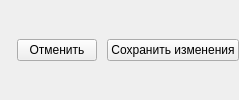
            <widget class="QWidget" name="settingsActions">
             <layout class="QHBoxLayout" name="settingsActionsLayout" stretch="1,0,0">
              <property name="leftMargin">
               <number>0</number>
              </property>
              <property name="topMargin">
               <number>0</number>
              </property>
              <property name="rightMargin">
               <number>0</number>
              </property>
              <property name="bottomMargin">
               <number>0</number>
              </property>
              <property name="spacing">
               <number>10</number>
              </property>
              <item>
               <widget class="QLabel" name="dirtyLabel">
                <property name="text">
                 <string />
                </property>
                <property name="muted" stdset="0">
                 <bool>true</bool>
                </property>
               </widget>
              </item>
              <item>
               <widget class="QPushButton" name="resetButton">
                <property name="text">
                 <string>Отменить</string>
                </property>
               </widget>
              </item>
              <item>
               <widget class="QPushButton" name="saveButton">
                <property name="text">
                 <string>Сохранить изменения</string>
                </property>
                <property name="primary" stdset="0">
                 <bool>true</bool>
                </property>
               </widget>
              </item>
             </layout>
            </widget>
